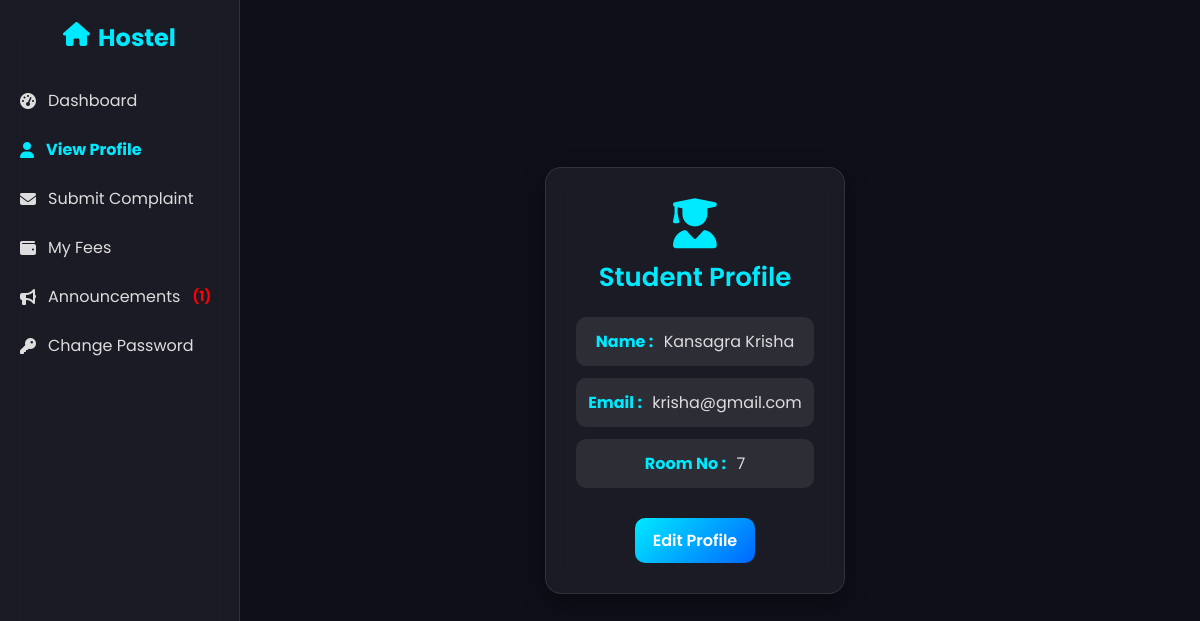
The page /student/student_dashboard.php?page=student_profile (signed in) on the database its author committed.
### tables this page shows
CREATE TABLE `students` (
  `id` int(11) NOT NULL,
  `name` varchar(50) NOT NULL,
  `email` varchar(50) NOT NULL,
  `room_no` int(11) NOT NULL,
  `password` varchar(255) NOT NULL
);

### student/student_profile.php (the view, shortened to what this page needs)
<?php
include('../db.php');
$student_id = $_SESSION['student_id'];
$sql = "SELECT * FROM students WHERE id = $student_id";
$result = $conn->query($sql);
$student = $result->fetch_assoc();
?>
<div class="student">
    <div class="profile-card">
        <div class="profile-header">
            <i class="fa-solid fa-user-graduate"></i>
            <h2>Student Profile</h2>
        </div>
        <div class="profile-info">
            <p><span>Name :</span> <?= htmlspecialchars($student['name']) ?></p>
            <p><span>Email :</span> <?= htmlspecialchars($student['email']) ?></p>
            <p><span>Room No :</span>
                <?php if (!empty($student['room_no'])) { ?>
                    <?= htmlspecialchars($student['room_no']) ?>
                <?php } else { ?>
                    ⏳ Not Allotted Yet
                <?php } ?>
            </p>
        </div>
        <div class="profile-actions">
            <a href="student_dashboard.php?page=edit_profile" class="btn">Edit Profile</a>
        </div>
    </div>
</div>

### student/style.css (style rules this page uses)
* { margin: 0; padding: 0; box-sizing: border-box; font-family: 'Poppins', sans-serif; }
body { display: flex; min-height: 100vh; background: #0f0f1a; overflow-x: hidden; color: #fff; }
.btn, input[type="submit"] { background: linear-gradient(135deg, #00eaff, #0066ff); border: none; color: #fff; padding: 10px 16px; border-radius: 8px; cursor: pointer; font-weight: bold; transition: 0.3s; margin-top: 10px; display: inline-block; }
.student { display: flex; flex-direction: column; justify-content: center; align-items: center; min-height: 90vh; margin-left: -50px; padding: 20px; box-sizing: border-box; }
.student .profile-card { background: rgba(255,255,255,0.05); backdrop-filter: blur(12px); border-radius: 16px; padding: 30px; text-align: center; max-width: 450px; margin: 40px auto; box-shadow: 0 8px 25px rgba(0,0,0,0.4); border: 1px solid rgba(255,255,255,0.1); }
.student .profile-header { margin-bottom: 20px; }
.student .profile-header i { font-size: 50px; color: #00eaff; margin-bottom: 10px; }
.student .profile-header h2 { font-size: 26px; font-weight: 600; color: #00eaff; }
.student .profile-info p { font-size: 16px; margin: 12px 0; color: #ddd; background: rgba(255,255,255,0.08); padding: 12px; border-radius: 10px; }
.student .profile-info span { color: #00eaff; font-weight: bold; margin-right: 6px; }
.student .profile-actions { margin-top: 20px; }
a.btn { display: inline-block; padding: 10px 18px; border-radius: 10px; background: linear-gradient(135deg, #00eaff, #0066ff); color: white; text-decoration: none; font-weight: 600; transition: 0.3s; margin-top: 10px; }

### rows shown on the page
students: name "Kansagra Krisha", email "krisha@gmail.com", room_no "7"

### other values the page prints
$unread_count "1"
